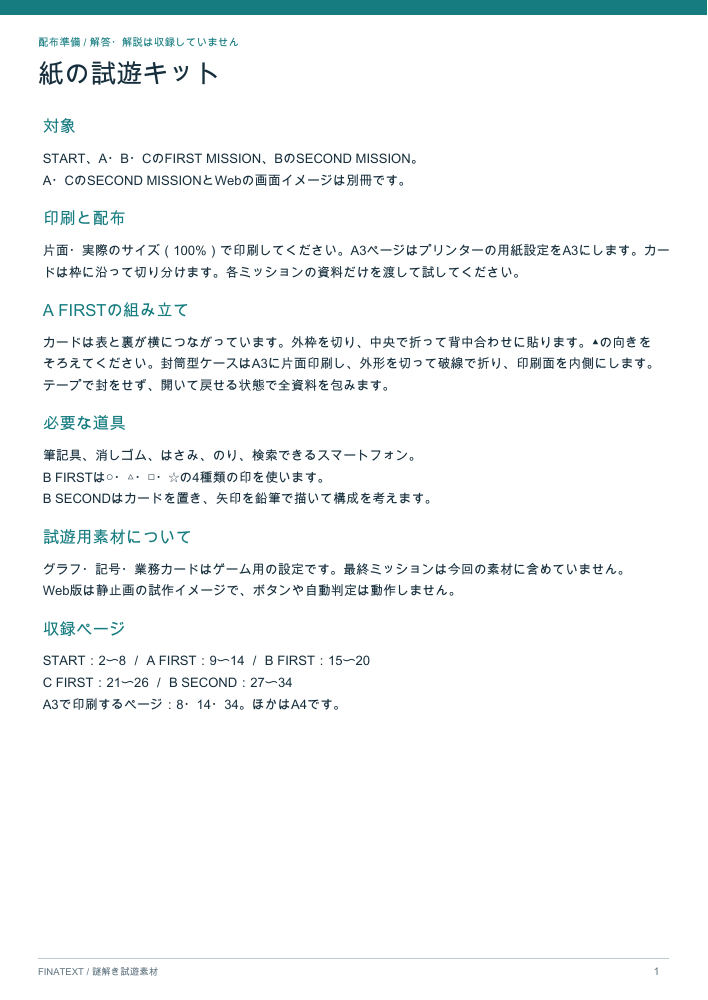
#> input picture tmp/pdfs/paper-01.png, 708 x 1000 px; its folder holds only this picture in this run
$ python contact.py
#> lines starting #> are read from the running program, lines starting #| are printed output that depends on the picture
from PIL import Image, ImageOps, ImageDraw
from pathlib import Path
p=Path('tmp/pdfs')
files=sorted(p.glob('paper-*.png'))+sorted(p.glob('web-*.png'))
for start in range(0,len(files),12):
 out=Image.new('RGB',(1200,1400),'#dce3e8');d=ImageDraw.Draw(out)
#> after `out = Image.new('RGB', (1200, 1400), '#dce3e8')`:
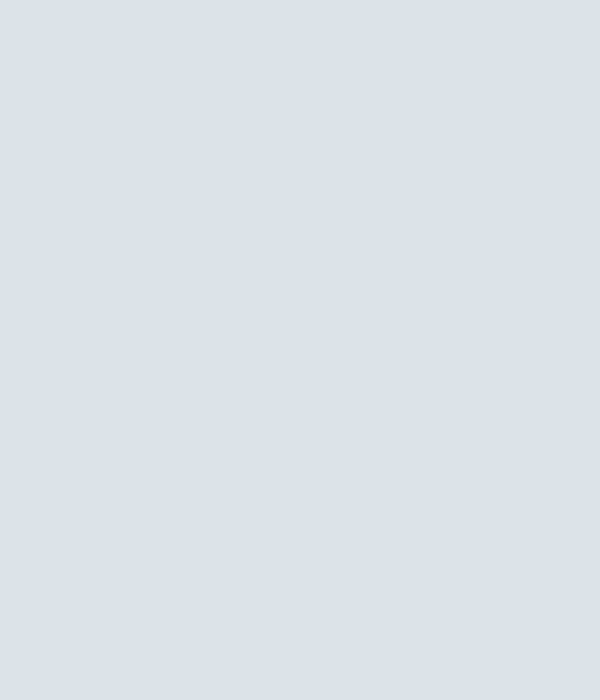
#> out: PIL image 1200x1400 RGB (shown at 1/2 size); mean R, G, B 220, 227, 232
 for i,f in enumerate(files[start:start+12]):
  im=Image.open(f).convert('RGB');im.thumbnail((280,420));x=(i%4)*300+(300-im.width)//2;y=(i//4)*465+25;out.paste(im,(x,y));d.text(((i%4)*300+10,(i//4)*465+7),f.stem,fill='black')
#> further down, im is the input picture: PIL image 708x1000 RGB; mean R, G, B 244.5, 247.1, 247.5
#> after `im.thumbnail((280, 420))`:
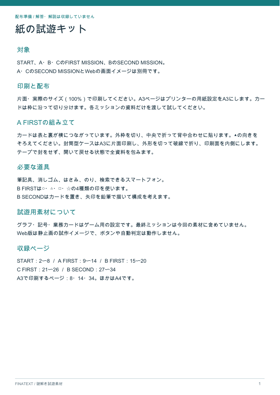
#> im: PIL image 280x395 RGB; mean R, G, B 244.2, 246.9, 247.3
#> after `x = i % 4 * 300 + (300 - im.width) // 2`: x = 10
#> after `out.paste(im, (x, y))`:
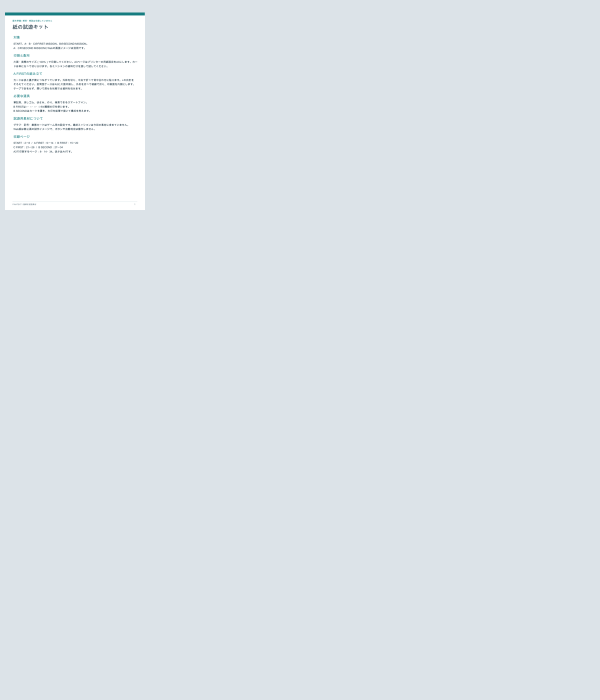
#> out: PIL image 1200x1400 RGB (shown at 1/2 size); mean R, G, B 221.6, 228.3, 233
 out.save(p/f'contact-{start//12}.jpg')

$ run again, on tmp/pdfs/paper-05.png
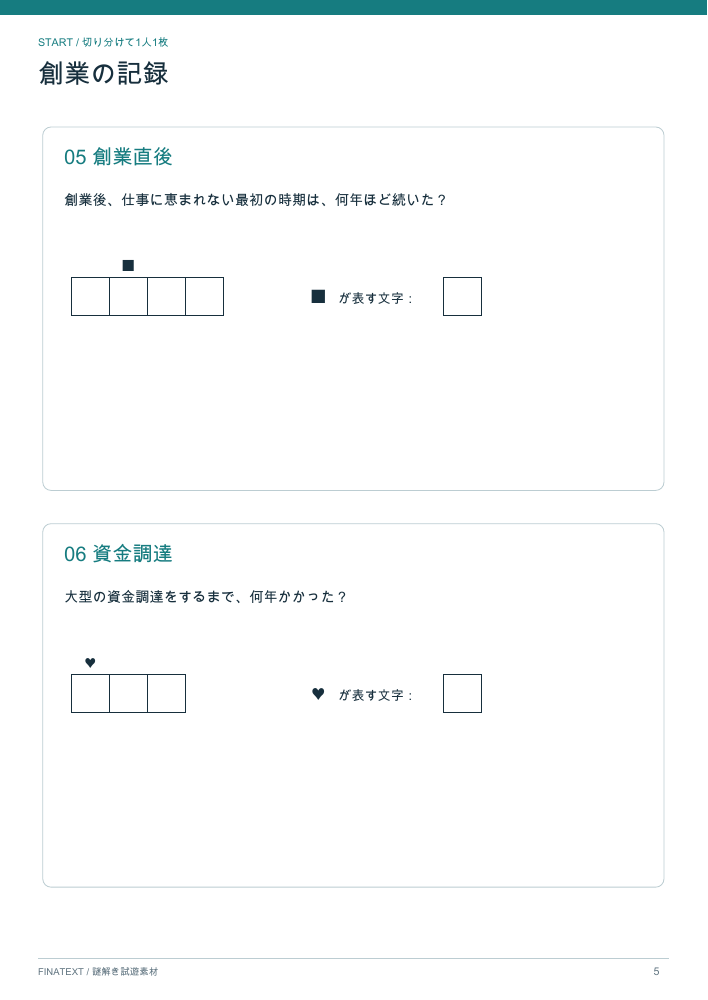
#> input picture tmp/pdfs/paper-05.png, 708 x 1000 px
#> im is the input picture: PIL image 708x1000 RGB; mean R, G, B 248.7, 250.8, 251
#> im: PIL image 280x395 RGB
#> `out.paste(im, (x, y))`:
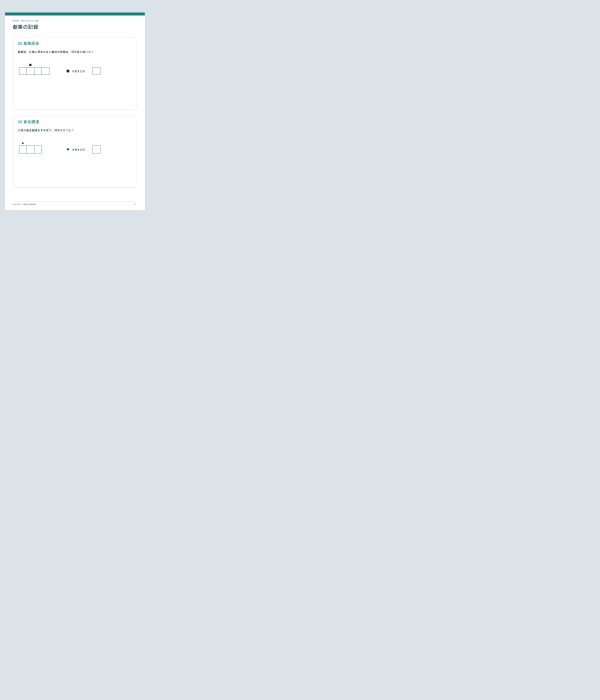
#> out: PIL image 1200x1400 RGB (shown at 1/2 size); mean R, G, B 221.9, 228.6, 233.2

$ run again, on tmp/pdfs/paper-07.png
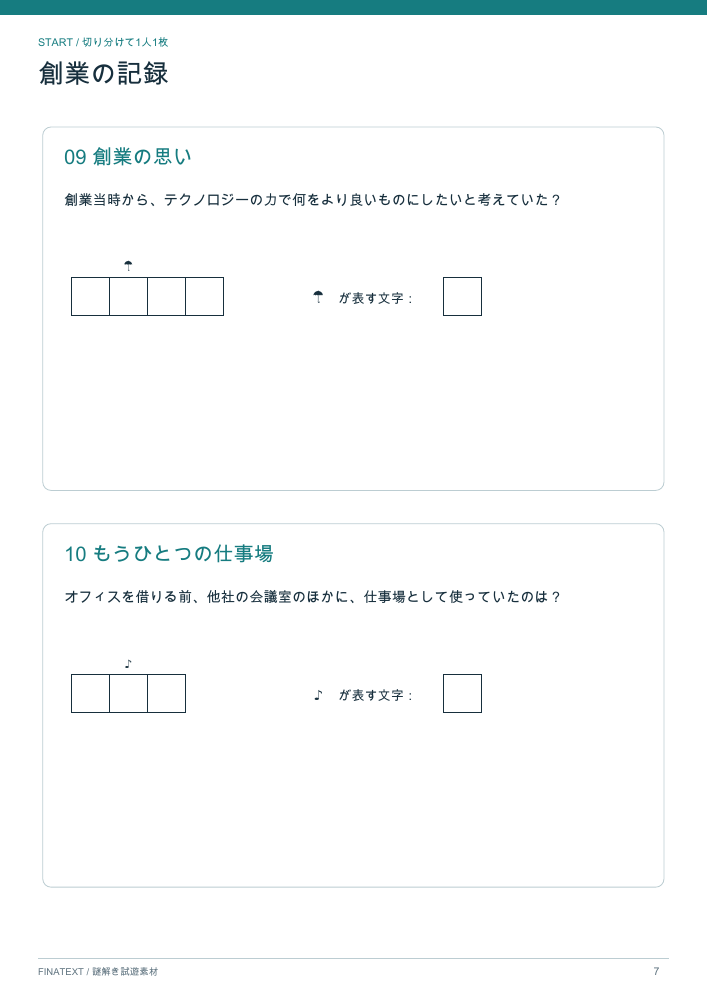
#> input picture tmp/pdfs/paper-07.png, 708 x 1000 px
#> im is the input picture: PIL image 708x1000 RGB; mean R, G, B 248.6, 250.7, 250.9
#> im: PIL image 280x395 RGB
#> `out.paste(im, (x, y))`:
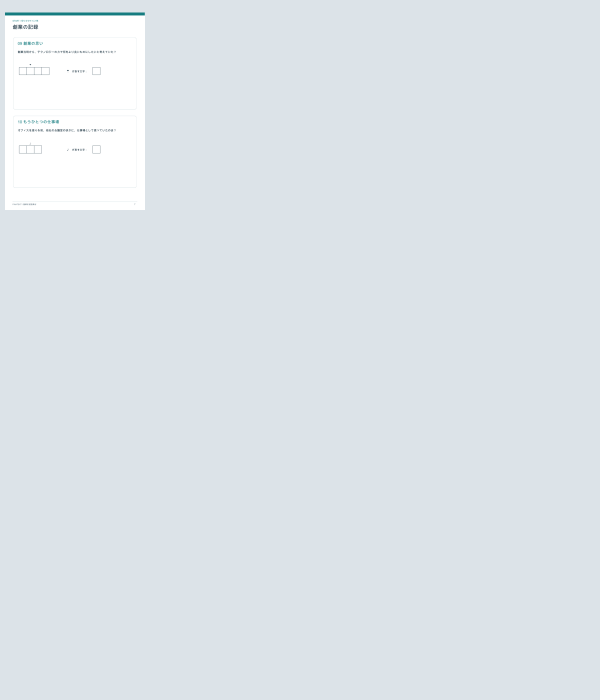
#> out: PIL image 1200x1400 RGB (shown at 1/2 size); mean R, G, B 221.9, 228.6, 233.2
